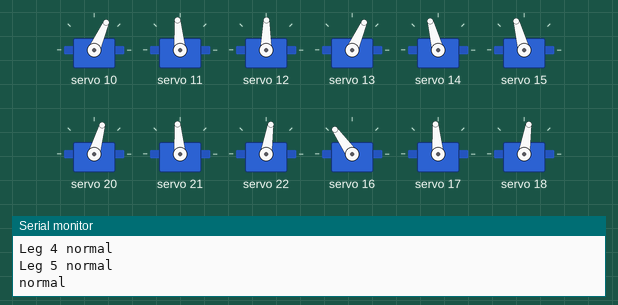
The sketch below on a simulated Arduino Uno, built with avr-gcc and run on an emulated ATmega328P. On the bench: 12 × servo, the last lines printed to the serial monitor.

Above: at 1.1 s.
At 4.1 s:
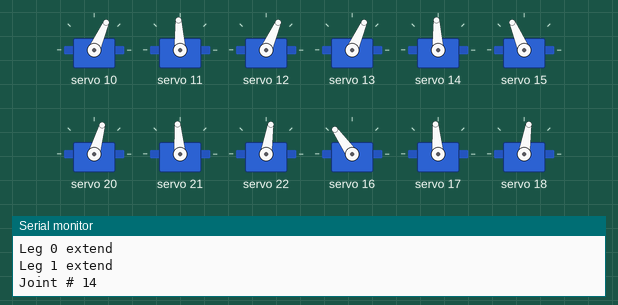
Timing chart, 0 to 5.6 s (numbered marks = the images above):
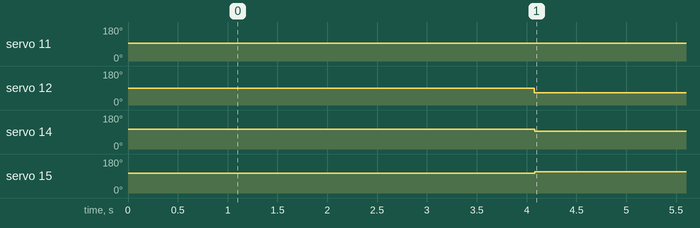

Measured:
- by itself, servo 11: 95° → 93° at 4.1 s
- by itself, servo 12: 89° → 66° at 4.1 s
- by itself, servo 14: 105° → 93° at 4.1 s
- by itself, servo 15: 105° → 113° at 4.1 s

The sketch:

HexOne.ino
```cpp
  #include <Wire.h>
#include <Adafruit_PWMServoDriver.h>
#include <Servo.h>
#include "Leg.h"
#include "Bot.h"

//=========================================== GLOBALS ===================================

#define SERIAL_BAUD 57600

/* foreach macro viewing an array of int values as a collection of int values */
#define foreach( intpvar, intary ) int* intpvar; for( intpvar=intary; intpvar < (intary + (sizeof(intary)/sizeof(intary[0]))) ; intpvar++)

// called this way, it uses the default address 0x40
Adafruit_PWMServoDriver pwm[2] = { Adafruit_PWMServoDriver(0x40), Adafruit_PWMServoDriver(0x41) };


//======================================== INITIALIZATION ============================================
Bot *bot;
uint8_t j = 2;

//======================================== SETUP() ============================================
void setup() {
  bot = new Bot(pwm);

  Serial.begin(SERIAL_BAUD);
  pwm[0].begin();
  pwm[0].setPWMFreq(PWMFrequency);
  pwm[1].begin();
  pwm[1].setPWMFreq(PWMFrequency);

  delay(1000);

}
//======================================== LOOP() ============================================
void loop() {
  int d = 3000;
  int d1 = 1000;


  //Bot test routine
  bot->normal(); Serial.println("normal"); delay(d);
  //bot->ortho(); Serial.println("ortho"); delay(d);
  //bot->contract();
  //bot->stepFwdOrtho(); Serial.println("stepFwdOrtho"); delay(d);
  //bot->pivotBack(); Serial.println("pivotBack"); delay(d);
  /*
  bot->contract(); Serial.println("contract"); delay(d);
  bot->normal(); Serial.println("normal"); delay(d);
  bot->pushUp(); Serial.println("pushUp"); delay(d);
  bot->normal(); Serial.println("normal"); delay(d);
*/
/*
  // Leg test routine
  Serial.print("Leg # ");
  while (!Serial.available()) {
    delay(100);
  }
  int n = Serial.parseInt();
  Serial.println(n);
  bot->l[n]->normal(); Serial.println("normal"); delay(d);
  bot->l[n]->ortho();  Serial.println("ortho"); delay(d);
  //bot->l[n]->pushUp(); Serial.println("pushUp"); delay(d);
  //bot->l[n]->contract(); Serial.println("contract"); delay(d);
  bot->l[n]->normal(); Serial.println("normal"); delay(d);
  delay(1000);

*/
  bot->l[0]->extend();
  bot->l[1]->extend();

  // Joint position modeling routine
  //int joints[] = {0, 1, 2, 4, 5, 6, 10, 11, 12, 13, 14, 15, 20, 21, 22, 24, 25, 26};
  int joints1[] = {10, 13, 24, 20, 4, 0};
  int joints2[] = {1, 5, 11, 14, 21, 25};
  int joints3[] = {2, 6, 12, 15, 22, 26};
  int leg5[] = {0, 1, 2};
  int leg4[] = {4, 5, 6};
  int leg3[] = {20, 21, 22};
  int leg2[] = {24, 25, 26};
  int leg1[] = {13, 14, 15};
  int leg0[] = {10, 11, 12};
  int test[] = {14, 15, 11, 12};

  foreach (j,  test) {
    Serial.print("Joint # "); Serial.println(*j);
    while (!Serial.available()) {
      delay(100);
    }
    int n = Serial.parseInt();
    if (*j < 20) pwm[0].setPWM(*j, 0, n);
    else pwm[1].setPWM(*j -20, 0, n);
    delay(500);
  }
  delay(d);


} //loop()

//======================================== END END END ========================================


/*
void setServoPulse(uint8_t n, double pulse) {
  double pulseLength = 100000;
  pulseLength /= PWMFrequency;
  pulseLength /= 4096; //12 bits of resolution
  pulse *= 1000;
  pulse /= pulseLength;
  pwm.setPWM(n, 0, pulse);
}
*/
```

Bot.cpp
```cpp
#include "Bot.h"

#define STEP_DELAY 500

Bot::Bot(Adafruit_PWMServoDriver pwm[]) {

  l[5] = new Leg(0, 1, 2, pwm[0], 5);
  l[4] = new Leg(4, 5, 6, pwm[0], 4);
  l[3] = new Leg(0, 1, 2, pwm[1], 3);
  l[2] = new Leg(4, 5, 6, pwm[1], 2);
  l[1] = new Leg(13, 14, 15, pwm[0], 1);
  l[0] = new Leg(10, 11, 12, pwm[0], 0);

}
void Bot::normal()   { for (int i = 0; i < LEGS; i++) { l[i]->normal(); delay(LEG_INTERVAL); } }
void Bot::ortho()    { for (int i = 0; i < LEGS; i++) { l[i]->ortho(); delay(LEG_INTERVAL); } }
void Bot::contract() { for (int i = 0; i < LEGS; i++) { l[i]->contract(); delay(LEG_INTERVAL); } }
void Bot::raise()    { for (int i = 0; i < LEGS; i++) { l[i]->raise(); delay(LEG_INTERVAL); } }
void Bot::pushUp()   { for (int i = 0; i < LEGS; i++) { l[i]->pushUp(); delay(LEG_INTERVAL); } }
void Bot::stepFwd() {
  l[0]->extend(); delay(STEP_DELAY);
  l[1]->extend(); delay(STEP_DELAY);
  l[2]->pivotRaiseFwd(); delay(STEP_DELAY);
  l[3]->pivotRaiseFwd(); delay(STEP_DELAY);
  l[4]->bringIn();
  l[5]->bringIn();
  l[2]->pivotBack();
  l[3]->pivotBack();
  l[4]->extend();
  l[5]->extend();
  l[0]->contract();
  l[1]->contract();
}
void Bot::stepFwdOrtho() {
  for (int i = 0; i < LEGS; i++) { l[i]->pivotRaiseFwd(); delay(STEP_DELAY); }
  for (int i = LEGS-1; i >= 0; i--) { l[i]->pivotBack(); delay(LEG_INTERVAL); }
}
void Bot::pivotBack() { for (int i = 0; i < LEGS; i++) { l[i]->pivotBack(); delay(LEG_INTERVAL); } }
```

Bot.h
```cpp
#ifndef BOT_H_
#define BOT_H_

#include <Wire.h>
#include <Adafruit_PWMServoDriver.h>
#include "Leg.h"


#define LEGS 6
#define LEG_INTERVAL 10

class Bot {
  public:
  Leg *l[LEGS];
  Bot(Adafruit_PWMServoDriver pwm[]);
  void normal();
  void ortho();
  void raise();
  void pushUp();
  void contract();
  void stepFwd();
  void stepFwdOrtho();
  void pivotBack();
};

#endif // Bot
```

Leg.cpp
```cpp
#include <Wire.h>
#include <Adafruit_PWMServoDriver.h>
#include "Leg.h"

#define debug 3

// leg number        0   -1    2   -3   -4    5
int j1normal[] =   {300, 300, 320, 450, 300, 300};
int j2normal[] =   {375, 400, 375, 375, 365, 280};
int j3normal[] =   {360, 400, 340, 340, 320, 420};

int j1ortho[] =    {300, 300, 320, 450, 300, 300};
int j2ortho[] =    {300, 450, 300, 440, 440, 230};
int j3ortho[] =    {300, 460, 250, 430, 370, 370};

int j2contract[] = {520, 220, 520, 210, 210, 445};
int j3contract[] = {480, 230, 480, 170, 160, 570};

int j2pushUp[]   = {200, 540, 200, 540, 540, 120};
int j3pushUp[]   = {200, 540, 170, 530, 490, 250};

int j1fwd[] =      {370, 250, 400, 350, 370, 230};
int j1back[] =     {230, 350, 270, 520, 250, 350};

int j2raise[] =    {375, 400, 375, 375, 365, 280};
int j3raise[] =    {360, 400, 340, 340, 320, 420};

int j2extend[] =   {370, 370, 375, 375, 365, 280};
int j3extend[] =   {300, 420, 340, 340, 320, 420};

//counting servo numbers from the body out
Leg::Leg(int servo1, int servo2, int servo3, Adafruit_PWMServoDriver pwm, int num) {
  this->j1 = servo1;
  this->j2 = servo2;
  this->j3 = servo3;
  this->pwm = pwm;
  this->num = num;
}
void Leg::generic(int j1array[], int j2array[], int j3array[], String moveName) {
  pwm.setPWM(j1, 0, j1array[this->num]);
  pwm.setPWM(j2, 0, j2array[this->num]);
  pwm.setPWM(j3, 0, j3array[this->num]);
  if (debug > 2) { String msg = "Leg " + String(this->num) + " " + moveName; Serial.println(msg); }
}
void Leg::normal()   { this->generic(j1normal, j2normal, j3normal, "normal"); }
void Leg::ortho()    { this->generic(j1ortho, j2ortho, j3ortho, "orto"); }
void Leg::contract() { this->generic(j1ortho, j2contract, j3contract, "contract"); }
void Leg::pushUp()   { this->generic(j1ortho, j2pushUp, j3pushUp, "pushUp"); }
void Leg::raise()    { this->generic(j1ortho, j2raise, j3raise, "raise"); }
void Leg::extend()   { this->generic(j1ortho, j2extend, j3extend, "extend"); }

void Leg::pushOff() {
  pwm.setPWM(j1, 0, j1normal[this->num]);
  pwm.setPWM(j3, 0, 300); delay(100);
  pwm.setPWM(j2, 0, 420);
  if (debug > 2) { String msg = "Leg " + String(this->num) + " pushOff"; Serial.println(msg); }
}
void Leg::pivotRaiseFwd() {
  pwm.setPWM(j2, 0, j2raise[this->num]);
  pwm.setPWM(j3, 0, j3raise[this->num]); delay(100);
  pwm.setPWM(j1, 0, j1fwd[this->num]); delay(100);
  pwm.setPWM(j3, 0, j3ortho[this->num]);
  pwm.setPWM(j2, 0, j2ortho[this->num]);
  if (debug > 2) { String msg = "Leg " + String(this->num) + " pivotRaiseFwd"; Serial.println(msg); }
}
void Leg::pivotBack() {
  pwm.setPWM(j1, 0, j1back[this->num]);
  if (debug > 2) { String msg = "Leg " + String(this->num) + " pivotBack"; Serial.println(msg); }
}
void Leg::bringIn() {
  pwm.setPWM(j3, 0, 450); delay(100);
  pwm.setPWM(j2, 0, 540); delay(100);
  pwm.setPWM(j3, 0, 510);
}
```

Leg.h
```cpp
#ifndef LEG_H_
#define LEG_H_

#define SERVOMIN  150 // this is the 'minimum' pulse length count (out of 4096)
#define SERVOMAX  600 // this is the 'maximum' pulse length count (out of 4096)
#define MID
#define PWMFrequency 60 //Hz

class Leg {
  public:
  int j1, j2, j3, num;
  Adafruit_PWMServoDriver pwm;
  Leg(int joint1, int joint2, int joint3, Adafruit_PWMServoDriver pwm, int num);
  void generic(int j1array[], int j2array[], int j3array[], String moveName);
  void normal();
  void contract();
  void pushUp();
  void raise();
  void extend();
  void pushOff();
  void pivotRaiseFwd();
  void pivotBack();
  void bringIn();
  void ortho();
};
#endif // Leg
```
